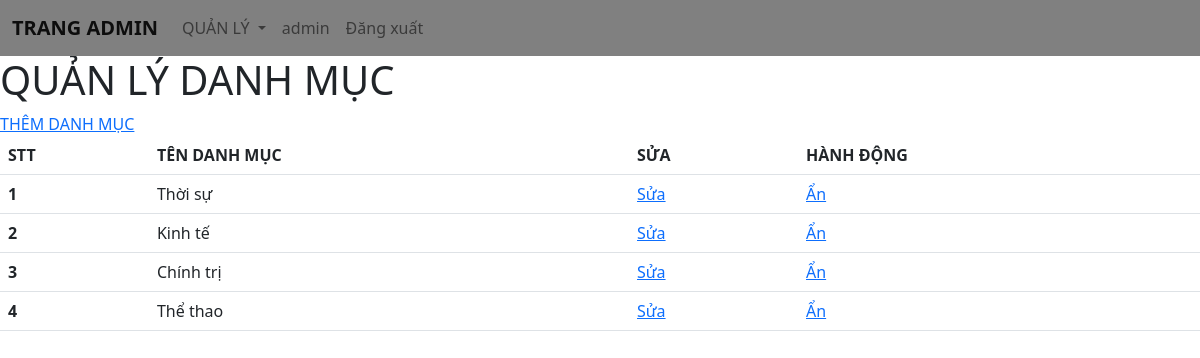
Page /index.php?type=cate (signed in) on the committed database.
### tables this page shows
CREATE TABLE `post_categories` (
  `id_post_category` bigint(20) NOT NULL,
  `nameCategory` varchar(255) NOT NULL,
  `delCategory` tinyint(4) NOT NULL DEFAULT 0
);

### app/models/pdo.php (called while the page is built, shortened)
<?php
function pdo_get_connection(){
    $conn = new PDO('mysql:host='.DBHOST.';dbname='.DBNAME,DBUSER,DBPASS);
    $conn->setAttribute(PDO::ATTR_ERRMODE, PDO::ERRMODE_EXCEPTION);
    return $conn;
}
function pdo_query($sql){
    $sql_args = array_slice(func_get_args(), 1);
    try{
        $conn = pdo_get_connection();
        $stmt = $conn->prepare($sql);
        $stmt->execute($sql_args);
        $rows = $stmt->fetchAll();
        return $rows;
    }
    catch(PDOException $e){
        throw $e;
    }
    finally{
        unset($conn);
    }
}

### app/models/user/productModels.php (called while the page is built, shortened)
<?php
function getAllCategory1(){
    $sql="SELECT * FROM post_categories WHERE id_post_category!=4";
    return pdo_query($sql);
}

### app/views/admin/cate.views.php (the view)
<h1>QUẢN LÝ DANH MỤC</h1>
<a href="index.php?type=cate&type1=addcate">THÊM DANH MỤC</a>
<table class="table">
  <thead>
    <tr>
      <th scope="col">STT</th>
      <th scope="col">TÊN DANH MỤC</th>
      <th scope="col">SỬA</th>
      <th scope="col">HÀNH ĐỘNG</th>
    </tr>
  </thead>
  <tbody>
    <?php
    $i=1;
        foreach ($getAllCategory1 as $key) {
            echo'
            <tr>
      <th scope="row">'.$i++.'</th>
      <td>'.$key['nameCategory'].'</td>
    <td><a href="index.php?type=cate&type1=fixcate&id='.$key['id_post_category'].'">Sửa</a></td>';
    if($key['delCategory']==0){
        echo'
        <td><a href="index.php?type=cate&hide='.$key['id_post_category'].'">Ẩn</a></td>';
    }else if($key['delCategory']==1){
        echo'
        <td><a href="index.php?type=cate&unhide='.$key['id_post_category'].'">Bỏ ẩn</a></td>';
    }
    echo'
    </tr>
            ';
        }
    ?>
  </tbody>
</table>

### rows in the picture
post_categories: nameCategory "Thời sự"
post_categories: nameCategory "Kinh tế"
post_categories: nameCategory "Chính trị"
post_categories: nameCategory "Thể thao"

### other values in the picture
$_SESSION['user']['userName'] "admin"
